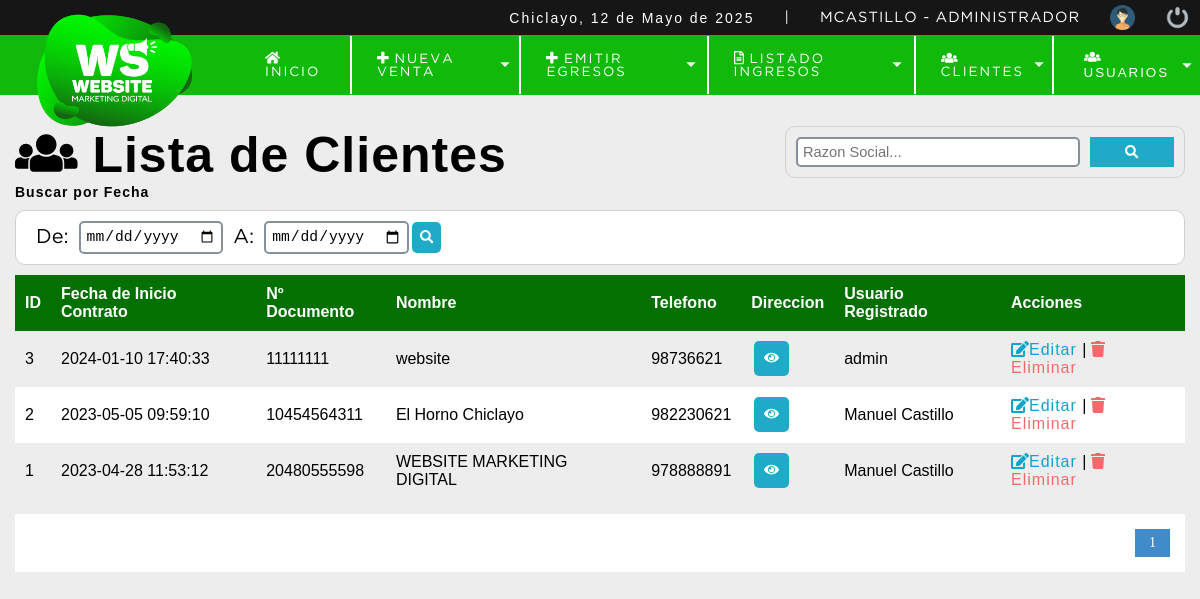
Page /sistema/listar_cliente.php (signed in) on the committed database.
### tables this page shows
CREATE TABLE `cliente` (
  `id_cliente` int NOT NULL,
  `id_tipodoc` int DEFAULT NULL,
  `cli_documento` varchar(11) NOT NULL,
  `cli_nombre` varchar(100) NOT NULL,
  `cli_telefono` varchar(9) NOT NULL,
  `cli_direccion` text NOT NULL,
  `cli_fechagr` datetime NOT NULL DEFAULT CURRENT_TIMESTAMP,
  `id_usuario` int NOT NULL,
  `cli_estado` int NOT NULL DEFAULT '1'
);

CREATE TABLE `usuario` (
  `id_usuario` int NOT NULL,
  `usu_nombre` varchar(50) NOT NULL,
  `usu_correo` varchar(100) NOT NULL,
  `usu_usuario` varchar(15) NOT NULL,
  `usu_clave` varchar(100) NOT NULL,
  `id_rol` int NOT NULL,
  `usu_estado` int NOT NULL DEFAULT '1'
);

### sistema/listar_cliente.php (the view, shortened to what this page needs)
<?php
    include "../conexion.php";
?>
<!DOCTYPE html>
<html lang="es">
<head>
	<?php include "includes/scripts.php";?>
</head>
<body>
	<?php include "includes/header.php";?>
	<section id="container">
        <br>
        <br>
		<h1><i class="fa fa-users"></i> Lista de Clientes</h1>
        <form action="buscar_cliente.php" method="get" class="form_search">
            <input type="text" name="busqueda" id="busqueda" placeholder="Razon Social...">
            <button type="submit" class="btn_search"><i class="fas fa-search"></i></button>
        </form>
        <div>
            <h5>Buscar por Fecha</h5>
            <form action="buscar_cliente.php" method="get" class="form_search_date">
                <label>De: </label>
                <input type="date" name="fecha_de" id="fecha_de" required></input>
                <label>A: </label>
                <input type="date" name="fecha_a" id="fecha_a" required></input>
                <button type="submit" class="btn_view"><i class="fas fa-search"></i></button>
            </form>
        </div>
        <table class="table table-light">
            <tbody>
                <tr>
                    <th>ID</th>
                    <th>Fecha de Inicio Contrato</th>
                    <th>Nº Documento</th>
                    <th>Nombre</th>
                    <th>Telefono</th>
                    <th>Direccion</th>
                    <th>Usuario Registrado</th>
                    <th>Acciones</th>
                </tr>
                <?php
                $sql_register = mysqli_query($conexion,"SELECT COUNT(*) AS total_registro FROM cliente WHERE cli_estado = 1");
                $result_register = mysqli_fetch_array($sql_register);
                $total_registro = $result_register['total_registro'];
                $por_pagina  = 10;
                if(empty($_GET['pagina'])){
                    $pagina = 1;
                }else{
                    $pagina = $_GET['pagina'];
                }
                $desde = ($pagina-1) * $por_pagina;
                $total_paginas = ceil($total_registro / $por_pagina);
                    $query = mysqli_query($conexion,"SELECT c.id_cliente,c.cli_documento,c.cli_nombre,c.cli_telefono, c.cli_direccion,u.usu_nombre,cli_fechagr FROM cliente c
                                                    INNER JOIN usuario u ON c.id_usuario = u.id_usuario WHERE cli_estado = 1
                                                    ORDER BY c.id_cliente DESC LIMIT $desde,$por_pagina");
                    $result = mysqli_num_rows($query);
                    if($result > 0){
                        while($data = mysqli_fetch_array($query)){
                            if($data["cli_documento"] == 0){
                                $documento = 'C/F';
                            }else{
                                $documento = $data["cli_documento"];
                            }
                    ?>
                            <tr>
                                <td><?php echo $data["id_cliente"]?></td>
                                <td><?php echo $data["cli_fechagr"]?></td>
                                <td><?php echo $documento;?></td>
                                <td><?php echo $data["cli_nombre"]?></td>
                                <td><?php echo $data["cli_telefono"]?></td>
                                <td>
                                <div class="div_factura">
                                    <button class="btn_view mostrar_direccion_cliente" fa="<?php echo $data["id_cliente"]; ?>"><i class="fas fa-eye"></i></button>
                                </div>
                            </td>
                            <td><?php echo $data["usu_nombre"]?></td>
                                <td>
                                    <a class="link_edit" href="editar_cliente.php?id=<?php echo $data["id_cliente"]?> "><i class="fas fa-edit"></i>Editar </a>
                                    <?php
                                    if ($_SESSION["rol"] == 1) {
                                    ?>
                                    |
                                    <a class="link_eliminar" href="eliminar_cliente.php?id=<?php echo $data["id_cliente"]?>"><i class="fa fa-trash"></i> Eliminar</a>
                                    <?php
                                    }
                                    ?>
                                </td>
                            </tr>
                <?php
                        }
                    }
                ?>
            </tbody>
        </table>
        <div class="paginador">
            <ul>
                <?php
                    for ($i=1; $i <= $total_paginas; $i++){
                        if ($i == $pagina){
                            echo '<li class="pageselect">'.$i.'</li>';
                        }else{
                            echo '<li><a href="?pagina='.$i.'">'.$i.'</a></li>';
                        }
                    }
                ?>
            </ul>
        </div>
	</section>
</body>
</html>

### sistema/css/style.css (style rules this page uses)
* { margin: 0; padding: 0; box-sizing: border-box; }
body { background: #ededed; }
h1, h2, h3, h4, h5, h6 { font-family: 'arial'; font-weight: bold; letter-spacing: 1px; }
h1 { font-size: 26px; }
h5 { font-size: 14px; }
a { text-decoration: none; font-family: arial; letter-spacing: 1px; }
#container { padding: 90px 15px 15px; }
form { background: #fff; margin: auto; padding: 20px 50px; border: 1px solid #d1d1d1; }
label { display: block; font-size: 20px; font-family: 'GothamBook'; margin: 15px auto 5px auto; }
input,select { display: block; width: 100%; font-size: 11pt; padding: 5px; border: 2px solid #85929e; border-radius: 5px; -webkit-border-radius: 5px; -moz-border-radius: 5px; -ms-border-radius: 5px; -o-border-radius: 5px; }
#container h1 { font-size: 50px; display: inline-block; }
table { border-collapse: collapse; font-family: 'arial'; font-size: 12pt; width: 100%; }
table th { text-align: left; padding: 10px; background: #047001; color: #fff; }
table tr:nth-child(odd) { background: #fff; }
table td { padding: 10px; }
.link_edit { color: #0ca4ce; }
.link_eliminar { color: #f26b6b; }
.paginador ul { padding: 15px; list-style: none; background: #fff; margin-top: 15px; display: -webkit-flex; display: -moz-flex; display: -ms-flex; display: -o-flex; display: flex; justify-content: flex-end; }
.paginador a, .pageselect { color: #428bca; border: 1px solid #ddd; padding: 5px; display: inline-block; font-size: 14px; text-align: center; width: 35px; }
.pageselect { color: #fff; background: #428bca; border: 1px solid #428bca; }
.form_search { display: flex; float: right; background: initial; padding: 10px; border-radius: 10px; -webkit-border-radius: 10px; -moz-border-radius: 10px; -ms-border-radius: 10px; -o-border-radius: 10px; width: 400px; }
.form_search .btn_search { background: #1faac8; color: #fff; padding: 0 20px; border: 5px; cursor: pointer; margin-left: 10px; width: 100px; }
.form_search input { width: 100%; }
.form_search_date { padding: 10px; display: flex; justify-content: flex-start; align-items: center; border-radius: 10px; -webkit-border-radius: 10px; -moz-border-radius: 10px; -ms-border-radius: 10px; -o-border-radius: 10px; margin: 10px auto; }
.form_search_date label { margin: 0 10px; }
.form_search_date input { width: auto; }
.form_search_date .btn_view { padding: 8px; }
.btn_view { background-color: #1faac8; border: 0; border-radius: 5px; -webkit-border-radius: 5px; -moz-border-radius: 5px; -ms-border-radius: 5px; -o-border-radius: 5px; cursor: pointer; padding: 10px; margin: 0 3px; color: #fff; }

### rows in the picture
cliente: id_cliente "3", cli_fechagr "2024-01-10 17:40:33", cli_documento "11111111", cli_nombre "website", cli_telefono "98736621", id_usuario.usu_nombre "admin"
cliente: id_cliente "2", cli_fechagr "2023-05-05 09:59:10", cli_documento "10454564311", cli_nombre "El Horno Chiclayo", cli_telefono "982230621", id_usuario.usu_nombre "Manuel Castillo"
cliente: id_cliente "1", cli_fechagr "2023-04-28 11:53:12", cli_documento "20480555598", cli_nombre "WEBSITE MARKETING DIGITAL", cli_telefono "978888891", id_usuario.usu_nombre "Manuel Castillo"

### other values in the picture
fechaC() "12 de Mayo de 2025"
$_SESSION['user'] "MCASTILLO"
$_SESSION['nomrol'] "ADMINISTRADOR"
